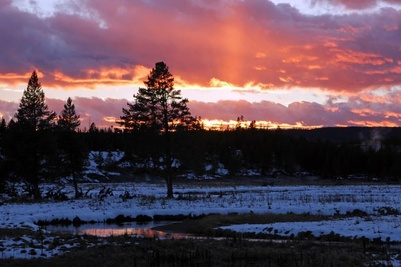
#> input picture data/sunset.jpg, 401 x 267 px, shrunk from 769 x 512 before the run; its folder holds 6 pictures in this run
$ jupyter execute 2.2-morphological_transformations.ipynb   (shell and % lines are left out)
#> lines starting #> are read from the running program, lines starting #| are printed output that depends on the picture; after the words box and inside, x2 and y2 are one past the last pixel; in counts of white or black regions, pixels touching at a corner belong together
[](https://colab.research.google.com/github/vmetsis/cads-cv/blob/main/2.1-morphological_transformations.ipynb)

# Morphological Transformations

Morphological transformations are some simple operations based on the image shape. It is normally performed on binary images. It needs two inputs, one is our original image, the second one is called structuring element or kernel which decides the nature of operation. Two basic morphological operators are Erosion and Dilation.

Opening and Closing are derived from Erosion and Dilation, and they are used to remove noise.

## Download the Data

[cell 1]
# If running on Google Colab, download the data first.

import os
import sys

def download_files(base_url, files, local_dir):
    if not os.path.exists(local_dir):
        os.makedirs(local_dir)
    for file in files:
        file_url = base_url + file
        os.system(f"wget -q {file_url} -P {local_dir}")

def download_data():
    base_url = "https://raw.githubusercontent.com/vmetsis/cads-cv/main/data/"
    data_files = ["sunset.jpg", "tennis_court2.jpg"]

    download_files(base_url, data_files, 'data')

if 'google.colab' in sys.modules:
    download_data()

## Erosion

The basic idea of erosion is just like soil erosion only, it erodes away the boundaries of foreground object. In a binary image foreground is white. Background is black. The erosion operation is performed by a structuring element called a kernel. The kernel is a matrix of odd size with all elements equal to 1. The kernel is applied to the image pixel by pixel. A pixel in the original image (either 1 or 0) will be considered 1 only if all the pixels under the kernel is 1, otherwise it is eroded (set to zero).

Let use a kernel of size 5x5 and errode the sunset image from the previous example.

[cell 2]
import cv2 as cv
import numpy as np
from matplotlib import pyplot as plt


# Read image
img = cv.imread('data/sunset.jpg', 0)
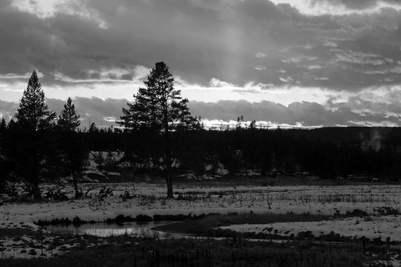
#> img: shape (267, 401); min 0, max 255, mean 80.8

# global thresholding
ret1, binary_img = cv.threshold(img, 127, 255, cv.THRESH_BINARY)
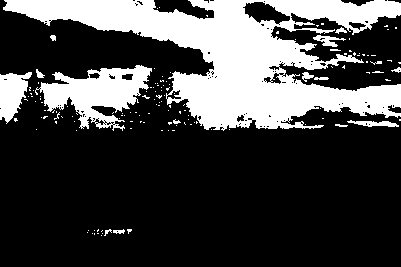
#> binary_img: shape (267, 401); 26.5% white; 142 white regions (126 under 20 px), largest, box (x1, y1, x2, y2) and area: (3, 0, 401, 131) 22429, (35, 65, 152, 131) 3787, (0, 72, 32, 124) 1032

# Apply erosion
kernel = np.ones((5,5), np.uint8)
erosion = cv.erode(binary_img, kernel, iterations=1)
#> erosion: shape (267, 401); 18.7% white; 24 white regions (18 under 20 px), largest, box (x1, y1, x2, y2) and area: (7, 0, 401, 127) 15172, (43, 68, 148, 116) 2208, (267, 0, 401, 25) 1810, (0, 76, 26, 119) 697, (282, 23, 292, 29) 36, (266, 23, 273, 27) 21

# Show original binary and eroded images
plt.figure(figsize=(10,5))
titles = ['Original Binary Image', 'Eroded Image']
images = [binary_img, erosion]
for i in range(2):
    plt.subplot(1, 2, i+1), plt.imshow(images[i], 'gray')
    plt.title(titles[i])
    plt.xticks([]), plt.yticks([])
plt.show()

We notice that in the eroded image, the white pixels have been reduced.

## Dilation

Dilation is the opposite of erosion. Here, a pixel element is '1' if at least one pixel under the kernel is '1'. So it increases the white region in the image or size of foreground object increases.

[cell 3]
# Apply dilation to binary_img
dilation = cv.dilate(binary_img, kernel, iterations=1)
#> dilation: shape (267, 401); 35.9% white; 15 white regions, largest, box (x1, y1, x2, y2) and area: (0, 0, 401, 133) 37279, (85, 227, 134, 238) 418, (364, 69, 386, 76) 124

# Show original binary and dilated images
plt.figure(figsize=(10,5))
titles = ['Original Binary Image', 'Dilated Image']
images = [binary_img, dilation]
for i in range(2):
    plt.subplot(1, 2, i+1), plt.imshow(images[i], 'gray')
    plt.title(titles[i])
    plt.xticks([]), plt.yticks([])
plt.show()

We notice that in the dialated image, the white pixels have been increased.

## Opening and Closing

Normally, in cases like noise removal, erosion is followed by dilation. Because, erosion removes white noises, but it also shrinks our object. So we dilate it. Since noise is gone, they won't come back, but our object area increases. It is also useful in joining broken parts of an object. An erosion followed by dilation is called **opening**.

**Closing** is reverse of Opening, Dilation followed by Erosion. It is useful in closing small holes inside the foreground objects, or small black points on the object.

To apply the opening and closing operations we will use the function [`cv.morphologyEx`](https://docs.opencv.org/4.x/d4/d86/group__imgproc__filter.html#ga67493776e3ad1a3df63883829375201f).

[cell 4]
# Apply opening to binary_img
opening = cv.morphologyEx(binary_img, cv.MORPH_OPEN, kernel)
#> opening: shape (267, 401); 23.7% white; 14 white regions, largest, box (x1, y1, x2, y2) and area: (5, 0, 401, 129) 18304, (41, 66, 150, 126) 3358, (265, 0, 401, 27) 2344

# Apply closing to binary_img
closing = cv.morphologyEx(binary_img, cv.MORPH_CLOSE, kernel)
#> closing: shape (267, 401); 29.2% white; 28 white regions (22 under 20 px), largest, box (x1, y1, x2, y2) and area: (3, 0, 401, 131) 25129, (0, 65, 155, 131) 5738, (92, 229, 132, 236) 162, (391, 62, 401, 73) 51, (50, 35, 56, 41) 29, (366, 71, 384, 74) 24

# Show original binary, opening, and closing images
plt.figure(figsize=(15,5))
titles = ['Original Binary Image', 'Opening', 'Closing']
images = [binary_img, opening, closing]
for i in range(3):
    plt.subplot(1, 3, i+1), plt.imshow(images[i], 'gray')
    plt.title(titles[i])
    plt.xticks([]), plt.yticks([])
plt.show()

## Information from Color

Color can provide useful information about object location and shape. Morphological operations can help refine that information. A simple example: finding boundaries of a tennis court.

[cell 5]
# Read the image
filename = 'data/tennis_court2.jpg'
color = cv.imread(filename)
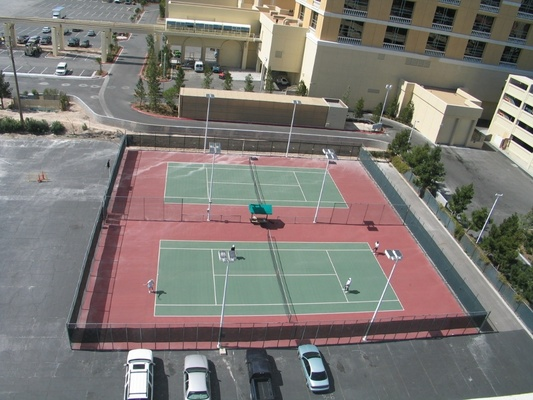
#> input picture data/tennis_court2.jpg, 533 x 400 px, shrunk from 1024 x 768 before the run
#> color is the input picture: shape (400, 533, 3); mean B, G, R 116.2, 120.7, 125.4

# Convert BGR to RGB (OpenCV reads images in BGR format)
color = cv.cvtColor(color, cv.COLOR_BGR2RGB)

color = color.astype(np.float32)

# Extract R, G, B channels
r = color[:,:,0]
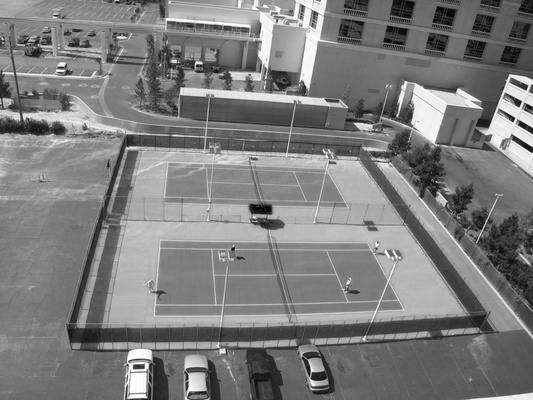
#> r: shape (400, 533) float32; min 0, max 255, mean 125.4
g = color[:,:,1]
b = color[:,:,2]
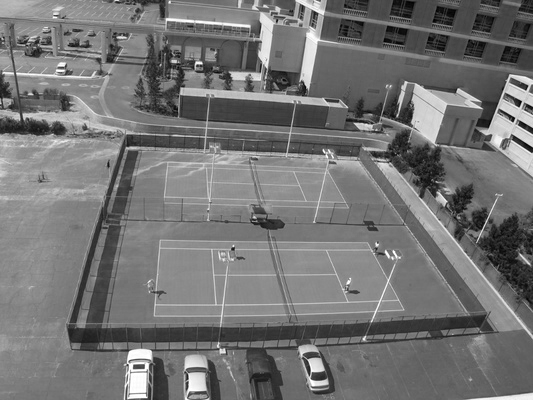
#> b: shape (400, 533) float32; min 0, max 255, mean 116.2

# Show the original image, and R, G, and B channels
plt.figure(figsize=(15,5))
plt.subplot(1, 4, 1), plt.imshow(color/255)
plt.title('Original Image')
plt.xticks([]), plt.yticks([])
plt.subplot(1, 4, 2), plt.imshow(r/(r+g+b), 'Reds', vmin=0.3, vmax=0.5)
plt.title('R channel')
plt.xticks([]), plt.yticks([])
plt.subplot(1, 4, 3), plt.imshow(g/(r+g+b), 'Greens', vmin=0.3, vmax=0.5)
plt.title('G channel')
plt.xticks([]), plt.yticks([])
plt.subplot(1, 4, 4), plt.imshow(b/(r+g+b), 'Blues', vmin=0.3, vmax=0.5)
plt.title('B channel')
plt.xticks([]), plt.yticks([])
plt.show()
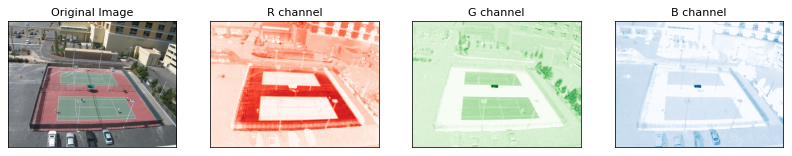
#> figure drawn by matplotlib, 4 panels

Find regions where red color is dominant

[cell 6]
# Find regions where red color is dominant
red = (r - g > 10) & (r - b > 10)
#> red: shape (400, 533) bool; 21.9% white; 130 white regions (78 under 20 px), largest, box (x1, y1, x2, y2) and area: (78, 145, 466, 334) 31304, (158, 0, 314, 74) 3658, (180, 87, 328, 112) 1306

# Convert boolean to binary (0 or 1)
red = red.astype(np.uint8)

# Dilate the 'red' regions
kernel = np.ones((7,7), np.uint8)
red = cv.dilate(red, kernel)
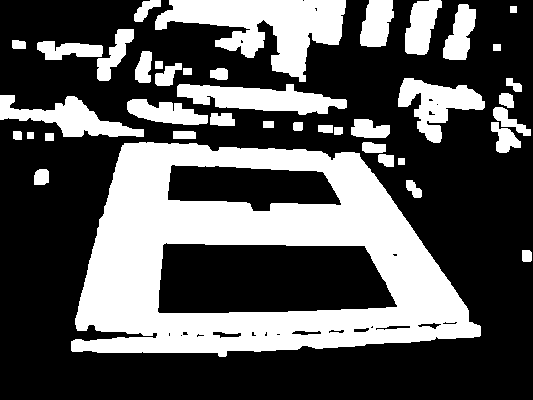
#> red: shape (400, 533); values 0 (black) and 1 (white), 34.4% white; 40 white regions, largest, box (x1, y1, x2, y2) and area: (71, 142, 481, 357) 45172, (155, 0, 346, 82) 7657, (177, 84, 347, 115) 3144

# Show dilated image
plt.figure(figsize=(5,5))
plt.imshow(red, cmap='gray')
plt.show()

Find regions where green color is dominant

[cell 7]
# Find regions where green color is dominant
green = (g - r > 10) & (g - b > 0)
#> green: shape (400, 533) bool; 12% white; 201 white regions (165 under 20 px), largest, box (x1, y1, x2, y2) and area: (156, 241, 401, 315) 15572, (165, 163, 346, 213) 6396, (503, 251, 533, 299) 599

# Convert the boolean array to uint8
green = green.astype(np.uint8)

# Dilate the 'green' regions
green = cv.dilate(green, kernel)
#> green: shape (400, 533); values 0 (black) and 1 (white), 20.5% white; 83 white regions, largest, box (x1, y1, x2, y2) and area: (153, 238, 404, 318) 17889, (162, 160, 349, 218) 8014, (391, 139, 533, 311) 7428

# Show dilated image
plt.figure(figsize=(5,5))
plt.imshow(green, cmap='gray')
plt.show()

Find boundary between red and green areas.
Note: red and green were dilated (see Python code on previous slide), so that their boundary is part of both the red and the green area.

[cell 8]
boundary = (red & green)
#> boundary: shape (400, 533); values 0 (black) and 1 (white), 3.5% white; 70 white regions (37 under 20 px), largest, box (x1, y1, x2, y2) and area: (153, 238, 404, 318) 3303, (162, 160, 349, 218) 2366, (189, 19, 249, 29) 273

# Show boundary
plt.figure(figsize=(5,5))
plt.imshow(boundary, cmap='gray')
plt.show()

We note that the boundaries of the two courts are the two largest connected components. Extract the first and second largest connected component of the boundary image.

[cell 9]
# Function to get the k-th largest component in a binary image
def get_component(binary, k):
    # Perform connected component analysis
#> called with k = 1
    _, labels, stats, _ = cv.connectedComponentsWithStats(binary.astype(np.uint8), connectivity=8)
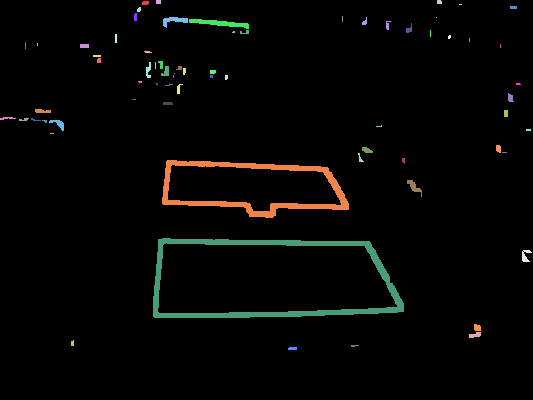
#> labels: shape (400, 533) int32; 71 distinct labels, from 0 to 70; one colour per label, 0 black
#> stats = 71 rows, first 6: [0, 0, 533, 400, 205717], [142, 1, 7, 4, 26], [156, 0, 5, 4, 20], [437, 0, 5, 4, 19], [459, 4, 3, 1, 3], [137, 7, 4, 5, 16]

    # Number of components, subtracting 1 to ignore the background
    number = len(stats) - 1
#> number = 70

    # If there are fewer than k components, return None
    if number < k:
        return None

    # Remove the entry for the background
    stats = stats[1:]
#> stats = 70 rows, first 6: [142, 1, 7, 4, 26], [156, 0, 5, 4, 20], [437, 0, 5, 4, 19], [459, 4, 3, 1, 3], [137, 7, 4, 5, 16], [510, 6, 7, 3, 21]

    # Sort components by their area in descending order and get the ids
    ids = np.argsort(-stats[:, cv.CC_STAT_AREA])
#> ids = 70 values, max 69 at index 23, min 0 at index 22, mean 34.5

    # Get the k-th largest component
    return (labels == ids[k-1] + 1).astype(np.uint8)
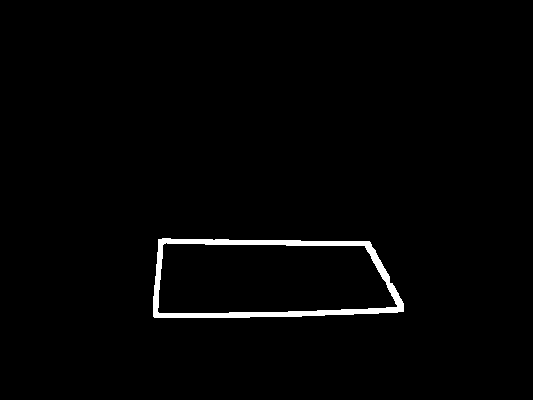
#> returned value: shape (400, 533); values 0 (black) and 1 (white), 1.5% white; 1 white region, box (x1, y1, x2, y2) and area: (153, 238, 404, 318) 3303

[cell 10]
# Get the first and second largest components
b1 = get_component(boundary, 1)
b2 = get_component(boundary, 2)
#> in get_component (call 2), `_, labels, stats, _ = cv.connectedComponentsWithStats(binary.astype(np..`: stats = 71 rows, first 6: [0, 0, 533, 400, 205717], [142, 1, 7, 4, 26], [156, 0, 5, 4, 20], [437, 0, 5, 4, 19], [459, 4, 3, 1, 3], [137, 7, 4, 5, 16]
#> in get_component (call 2), `stats = stats[1:]`: stats = 70 rows, first 6: [142, 1, 7, 4, 26], [156, 0, 5, 4, 20], [437, 0, 5, 4, 19], [459, 4, 3, 1, 3], [137, 7, 4, 5, 16], [510, 6, 7, 3, 21]
#> in get_component (call 2), `return (labels == ids[k-1] + 1).astype(np.uint8)`: returned value: shape (400, 533); values 0 (black) and 1 (white), 1.1% white; 1 white region, box (x1, y1, x2, y2) and area: (162, 160, 349, 218) 2366

final_result = b1 | b2
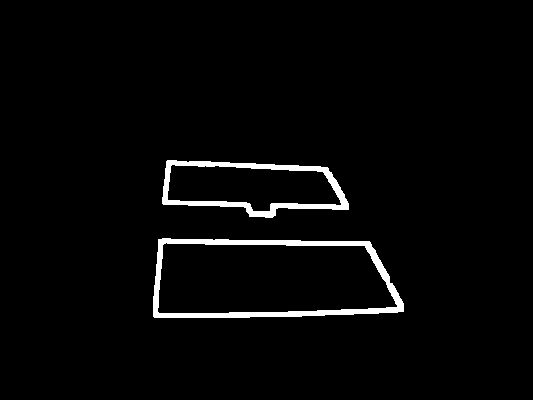
#> final_result: shape (400, 533); values 0 (black) and 1 (white), 2.7% white; 2 white regions, box (x1, y1, x2, y2) and area: (153, 238, 404, 318) 3303, (162, 160, 349, 218) 2366

# Show boundaries
plt.figure(figsize=(5,5))
plt.imshow(final_result, cmap='gray')
plt.show()
